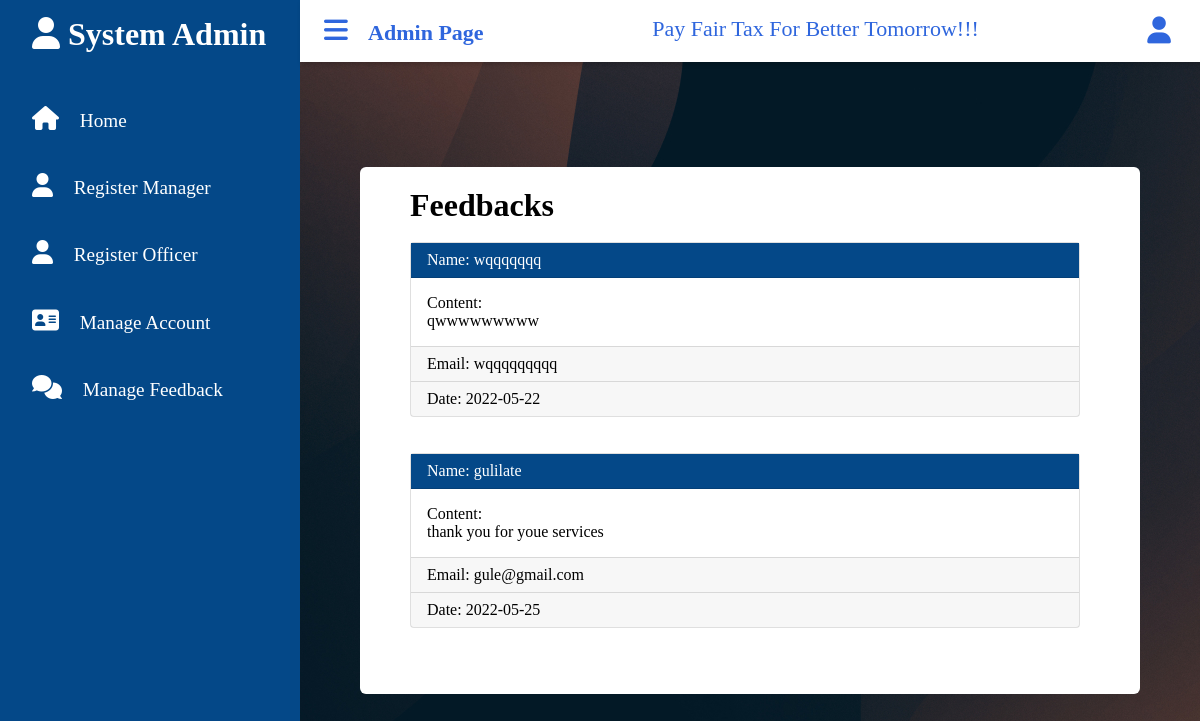
The page /admin/manage_feedback.php (signed in) on the database its author committed.
### tables this page shows
CREATE TABLE `admin_feedback` (
  `feedback_id` int(11) NOT NULL,
  `name` varchar(50) NOT NULL,
  `email` varchar(50) NOT NULL,
  `content` text NOT NULL,
  `date` date NOT NULL
);

### admin/manage_feedback.php (the view, shortened to what this page needs)
<?php
include('dd.php');
?>
<!DOCTYPE html>
<html lang="en">
<head>
    <link rel="stylesheet" href="css/feedback.css">
    <link rel="stylesheet"  href="css/all.min.css">
    <link rel="stylesheet" href="css/fontawesome.min.css">
</head>
<body>
<div class="containerss">
         <h1>Feedbacks</h1>
         <br>
             <?php
                $news = "SELECT * FROM admin_feedback";
                 $result = mysqli_query($conn, $news);
                while ($row = mysqli_fetch_assoc($result)) {
                $name = $row["name"];
                $email = $row["email"];
                $content = $row["content"];
                $date = $row["date"];
             ?>
                    <div class="card ">
                        <div class="card-header">
                        Name: <?php  echo $name ?>
                         </div>
                        <div class="card-body">
                        Content: <br/> <?php echo $content ?>
                        </div>
                         <div class="card-footer">
                         Email: <?php echo $email ?>
                        </div>
                        <div class="card-footer">
                        Date: <?php echo $date ?>
                        </div>
                    </div>
                    <br>
                    <br>
                                <?php
                            }
                            ?>
     </div>
                        </body>
                        </html>

### admin/css/admin.css (style rules this page uses)
:root { --main-color:#dd2f6e; --color-dark:#1d2231; --text-gray:#8390a2; }
* { padding: 0; margin: 0; box-sizing: border-box; list-style-type: none; text-decoration: none; font-family: 'poppins', 'sans-serif'; }
* { margin: 0; padding: 0; box-sizing: border-box; font-family: 'poppins', 'sans-serif'; }
body { height: 100vh; display: flex; justify-content: center; align-items: center; padding: 10px; background: linear-gradient(135deg, #ffffff, #ffffff); font-family: 'poppins', 'sans-serif'; }

### admin/css/feedback.css (style rules this page uses)
body { background-image: url(../images/bg3.jpg); font-family: 'Times New Roman', Times, serif; }
* { padding: 0; margin: 0; text-decoration: none; list-style: none; }
.containerss { width: 150%; background: #fff; border-radius: 6px; padding: 20px 60px 30px 50px; margin: 100px 50px 40px; }
.containerss .card { position:relative; display:flex; flex-direction:column; min-width:0; word-wrap:break-word; background-color:#fff; background-clip:border-box; border:1px solid rgba(0,0,0,.125); border-radius:.25rem; }
.containerss .card .card-header { padding:.5rem 1rem; margin-bottom:0; background: rgb(4, 72, 136); border-bottom:1px solid rgba(0,0,0,.125); color: rgb(255, 255, 255); }
.containerss .card .card-body { flex:1 1 auto; padding:1rem 1rem }
.containerss .card .card-footer { padding:.5rem 1rem; background-color:rgba(0,0,0,.03); border-top:1px solid rgba(0,0,0,.125); }

### rows shown on the page
admin_feedback: name "wqqqqqqq", content "qwwwwwwwww", email "wqqqqqqqqq", date "2022-05-22"
admin_feedback: name "gulilate", content "thank you for youe services", email "gule@gmail.com", date "2022-05-25"
